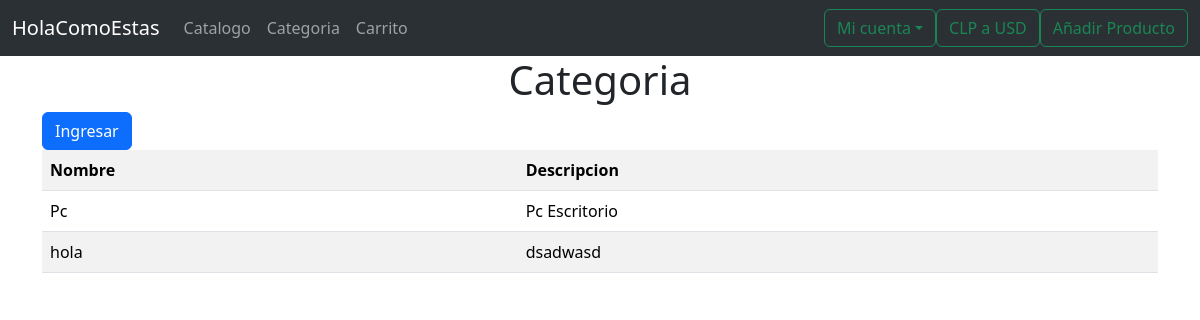
The page /market/listarCategoria on the database as committed earlier.
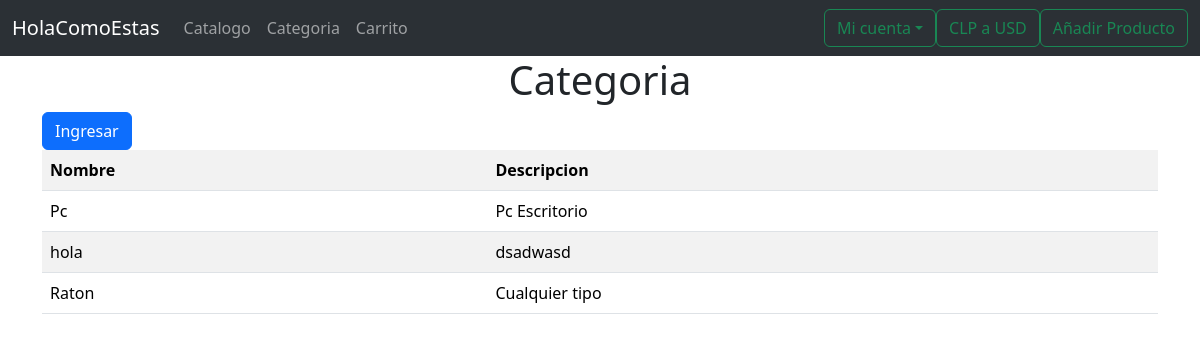
The same page on the database as committed later.
### market/models.py (models this page shows, shortened)
class Categoria(models.Model):
    nombre = models.CharField(max_length=50)
    descripcion = models.TextField()

### market/views.py (the view)
# urls.py: path('listarCategoria', views.listarCategoria, name='listarCategoria'),
def listarCategoria(request):
    listadoCategoria = Categoria.objects.all()
    context = {'listado': listadoCategoria}
    return render(request, 'listarCategoria.html', context)

### market/templates/listarCategoria.html (shortened to what this page needs)
{% extends "plantillaBase.html" %}
{% block tituloPrincipal %} Categoria {% endblock %}
{% block contenido  %}
    <a href="{% url 'anadirCategoriaForm' %}" class="btn btn-primary">Ingresar</a>
{% endblock %}
{% block listado    %}
    <table class="table table-responsive table-striped">
        <tr>
            <th>Nombre</th>
            <th>Descripcion</th>
        </tr>
    {% for categoria in listado %}
        <tr>
            <td>{{categoria.nombre}}</td>
            <td>{{categoria.descripcion}}</td>
        </tr>
    {% endfor %}
    </table>
{% endblock %}

Rows that differ between the two databases and show on the page:
added Categoria: nombre "Raton", descripcion "Cualquier tipo"
